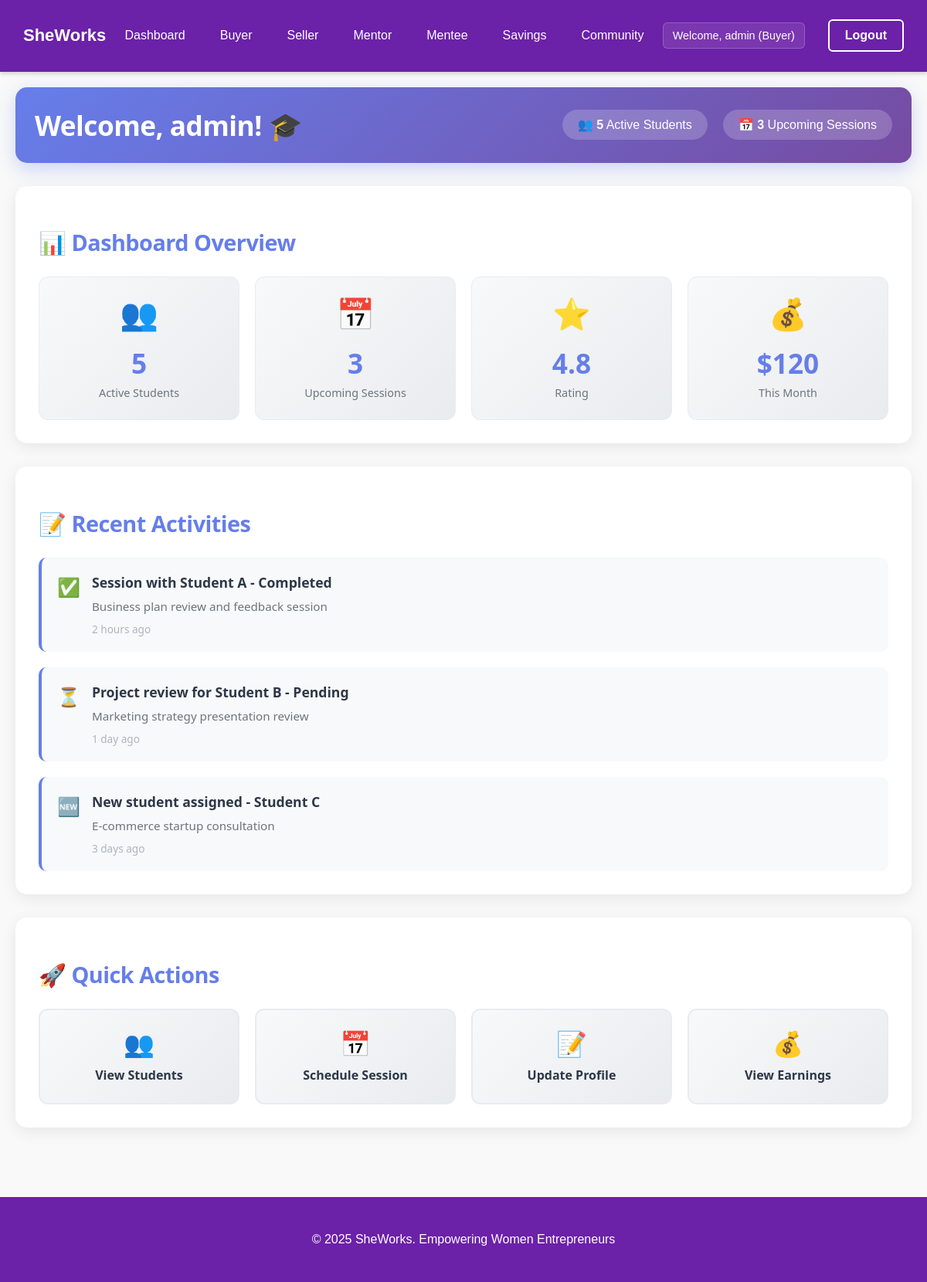
The page /dashboard/mentor/ (signed in) on the database its author committed.
### core/models.py (models this page shows, shortened)
class User(AbstractUser):
    ROLE_CHOICES = [
        ('buyer', 'Buyer'),
        ('seller', 'Seller'),
        ('mentor', 'Mentor'),
        ('mentee', 'Mentee'),
        ('saver', 'Savings Group Member'),
    ]
    email = models.EmailField(unique=True)
    role = models.CharField(max_length=20, choices=ROLE_CHOICES, default='buyer')
    is_seller = models.BooleanField(default=False)
    is_mentor = models.BooleanField(default=False)
    groups = models.ManyToManyField(
        'auth.Group',
        related_name='core_user_set',
        blank=True,
        help_text='The groups this user belongs to.',
        verbose_name='groups',
    )
    user_permissions = models.ManyToManyField(
        'auth.Permission',
        related_name='core_user_permissions_set',
        blank=True,
        help_text='Specific permissions for this user.',
        verbose_name='user permissions',
    )

### core/views.py (the view)
# urls.py: path("dashboard/mentor/", views.mentor_dashboard, name="mentor_dashboard"),
@login_required
def mentor_dashboard(request):
    cart_items_count = 0
    if request.user.is_authenticated:
        cart, _ = Cart.objects.get_or_create(user=request.user)
        cart_items_count = cart.items.count()
    context = {
        'cart_items_count': cart_items_count,
    }
    return render(request, 'dashboards/mentor_dashboard.html', context)

### core/templates/dashboards/mentor_dashboard.html (shortened to what this page needs)
{% extends "base.html" %}
{% load static %}
{% block content %}
<div class="container">
  <header class="dashboard-header">
    <h1>Welcome, {{ request.user.username }}! 🎓</h1>
    <div class="stats-info">
      <span class="stat-item">
        👥 <strong>5</strong> Active Students
      </span>
      <span class="stat-item">
        📅 <strong>3</strong> Upcoming Sessions
      </span>
    </div>
  </header>
  <div class="dashboard-section">
    <h2>📊 Dashboard Overview</h2>
    <div class="stats-grid">
      <div class="stat-card">
        <div class="stat-icon">👥</div>
        <div class="stat-number">5</div>
        <div class="stat-label">Active Students</div>
      </div>
      <div class="stat-card">
        <div class="stat-icon">📅</div>
        <div class="stat-number">3</div>
        <div class="stat-label">Upcoming Sessions</div>
      </div>
      <div class="stat-card">
        <div class="stat-icon">⭐</div>
        <div class="stat-number">4.8</div>
        <div class="stat-label">Rating</div>
      </div>
      <div class="stat-card">
        <div class="stat-icon">💰</div>
        <div class="stat-number">$120</div>
        <div class="stat-label">This Month</div>
      </div>
    </div>
  </div>
  <div class="dashboard-section">
    <h2>📝 Recent Activities</h2>
    <div class="activities-list">
      <div class="activity-item">
        <div class="activity-icon">✅</div>
        <div class="activity-content">
          <h4>Session with Student A - Completed</h4>
          <p>Business plan review and feedback session</p>
          <span class="activity-time">2 hours ago</span>
        </div>
      </div>
      <div class="activity-item">
        <div class="activity-icon">⏳</div>
        <div class="activity-content">
          <h4>Project review for Student B - Pending</h4>
          <p>Marketing strategy presentation review</p>
          <span class="activity-time">1 day ago</span>
        </div>
      </div>
      <div class="activity-item">
        <div class="activity-icon">🆕</div>
        <div class="activity-content">
          <h4>New student assigned - Student C</h4>
          <p>E-commerce startup consultation</p>
          <span class="activity-time">3 days ago</span>
        </div>
      </div>
    </div>
  </div>
  <div class="dashboard-section">
    <h2>🚀 Quick Actions</h2>
    <div class="quick-actions">
      <a href="#" class="action-btn">
        <span class="action-icon">👥</span>
        <span>View Students</span>
      </a>
      <a href="#" class="action-btn">
        <span class="action-icon">📅</span>
        <span>Schedule Session</span>
      </a>
      <a href="#" class="action-btn">
        <span class="action-icon">📝</span>
        <span>Update Profile</span>
      </a>
      <a href="#" class="action-btn">
        <span class="action-icon">💰</span>
        <span>View Earnings</span>
      </a>
    </div>
  </div>
</div>
{% endblock %}

### core/templates/base.html (shortened to what this page needs)
<!DOCTYPE html>
<html lang="en">
<head>
  {% load static %}
  <link rel="stylesheet" href="https://cdnjs.cloudflare.com/ajax/libs/font-awesome/6.0.0/css/all.min.css">
</head>
<body>
  <nav>
    <h1>SheWorks</h1>
    {% if user.is_authenticated %}
      <ul>
        <li><a href="{% url 'dashboard_home' %}" class="nav-link {% if request.path == '/dashboard/' %}active{% endif %}">Dashboard</a></li>
        {% if user.role == 'buyer' or user.is_superuser %}
        <li><a href="{% url 'buyer_dashboard' %}" class="nav-link">Buyer</a></li>
        {% endif %}
        {% if user.role == 'seller' or user.is_superuser %}
        <li><a href="{% url 'seller_dashboard' %}" class="nav-link">Seller</a></li>
        {% endif %}
        {% if user.role == 'mentor' or user.is_superuser %}
        <li><a href="{% url 'mentor_dashboard' %}" class="nav-link">Mentor</a></li>
        {% endif %}
        {% if user.role == 'mentee' or user.is_superuser %}
        <li><a href="{% url 'mentee_dashboard' %}" class="nav-link">Mentee</a></li>
        {% endif %}
        {% if user.role == 'saver' or user.is_superuser %}
        <li><a href="{% url 'savings_home' %}" class="nav-link">Savings</a></li>
        {% endif %}
        <li><a href="{% url 'community' %}" class="nav-link">Community</a></li>
      </ul>
    {% endif %}
    <div class="auth-buttons">
      {% if user.is_authenticated %}
        <span class="user-role">Welcome, {{ user.username }} ({{ user.get_role_display }})</span>
        <a href="{% url 'logout' %}" class="btn btn-secondary">Logout</a>
      {% else %}
        <a href="{% url 'login' %}" class="btn btn-secondary">Login</a>
        <a href="{% url 'signup' %}" class="btn btn-primary">Sign Up</a>
      {% endif %}
    </div>
  </nav>
  <main>
    {% block content %}{% endblock %}
  </main>
  <footer>
    <p>&copy; 2025 SheWorks. Empowering Women Entrepreneurs</p>
  </footer>
</body>
</html>

### core/templates/base.html (style rules this page uses)
html { scroll-behavior: smooth; }
body { font-family: Arial, sans-serif; background: #f9f9f9; margin: 0; padding: 0; color: #333; }
nav { display: flex; justify-content: space-between; align-items: center; padding: 15px 30px; background: #6b21a8; color: white; box-shadow: 0 2px 6px rgba(0,0,0,0.2); }
nav h1 { font-size: 22px; font-weight: bold; }
nav ul { display: flex; list-style: none; gap: 15px; margin: 0; padding: 0; }
.nav-link { color: white; text-decoration: none; padding: 8px 15px; border-radius: 6px; transition: background 0.3s; font-weight: 500; }
.auth-buttons { display: flex; gap: 15px; align-items: center; }
.btn { padding: 10px 20px; border-radius: 6px; text-decoration: none; font-weight: bold; transition: all 0.3s; border: none; cursor: pointer; }
.btn-secondary { background: transparent; color: white; border: 2px solid white; }
.user-role { color: white; font-size: 0.9rem; font-weight: 500; margin-right: 15px; padding: 8px 12px; background: rgba(255, 255, 255, 0.1); border-radius: 6px; border: 1px solid rgba(255, 255, 255, 0.2); }
.container { max-width: 1200px; margin: 0 auto; padding: 20px; }
footer { background: #6b21a8; color: white; text-align: center; padding: 30px; margin-top: 40px; }

### core/templates/dashboards/mentor_dashboard.html (style rules this page uses)
.container { max-width: 1200px; margin: 0 auto; padding: 20px; }
.dashboard-header { display: flex; justify-content: space-between; align-items: center; background: linear-gradient(135deg, #667eea 0%, #764ba2 100%); color: white; padding: 25px; border-radius: 15px; margin-bottom: 30px; box-shadow: 0 8px 25px rgba(102, 126, 234, 0.3); }
.dashboard-header h1 { margin: 0; font-size: 2.2rem; font-family: 'Segoe UI', Tahoma, Geneva, Verdana, sans-serif; font-weight: 700; letter-spacing: -0.5px; }
.stats-info { display: flex; gap: 20px; }
.stat-item { background: rgba(255, 255, 255, 0.2); padding: 10px 20px; border-radius: 25px; font-size: 1rem; backdrop-filter: blur(10px); }
.dashboard-section { background: white; padding: 30px; border-radius: 15px; box-shadow: 0 5px 20px rgba(0, 0, 0, 0.08); margin-bottom: 30px; }
.dashboard-section h2 { color: #667eea; margin-bottom: 25px; font-size: 1.8rem; font-family: 'Segoe UI', Tahoma, Geneva, Verdana, sans-serif; font-weight: 600; letter-spacing: -0.5px; }
.stats-grid { display: grid; grid-template-columns: repeat(auto-fit, minmax(200px, 1fr)); gap: 20px; }
.stat-card { background: linear-gradient(135deg, #f8f9fa 0%, #e9ecef 100%); padding: 25px; border-radius: 12px; text-align: center; border: 1px solid #e9ecef; transition: all 0.3s ease; }
.stat-icon { font-size: 2.5rem; margin-bottom: 15px; }
.stat-number { font-size: 2.2rem; font-weight: bold; color: #667eea; font-family: 'Segoe UI', Tahoma, Geneva, Verdana, sans-serif; margin-bottom: 5px; }
.stat-label { color: #6c757d; font-size: 0.9rem; font-family: 'Segoe UI', Tahoma, Geneva, Verdana, sans-serif; font-weight: 500; }
.activities-list { display: flex; flex-direction: column; gap: 20px; }
.activity-item { display: flex; align-items: flex-start; gap: 15px; padding: 20px; background: #f8f9fa; border-radius: 10px; border-left: 4px solid #667eea; transition: all 0.3s ease; }
.activity-icon { font-size: 1.5rem; margin-top: 5px; }
.activity-content h4 { margin: 0 0 8px 0; color: #2d3748; font-family: 'Segoe UI', Tahoma, Geneva, Verdana, sans-serif; font-weight: 600; font-size: 1.1rem; }
.activity-content p { margin: 0 0 8px 0; color: #6c757d; font-family: 'Segoe UI', Tahoma, Geneva, Verdana, sans-serif; font-size: 0.95rem; line-height: 1.5; }
.activity-time { color: #adb5bd; font-size: 0.85rem; font-family: 'Segoe UI', Tahoma, Geneva, Verdana, sans-serif; }
.quick-actions { display: grid; grid-template-columns: repeat(auto-fit, minmax(200px, 1fr)); gap: 20px; }
.action-btn { display: flex; flex-direction: column; align-items: center; padding: 25px 20px; background: linear-gradient(135deg, #f8f9fa 0%, #e9ecef 100%); border: 2px solid #e9ecef; border-radius: 12px; text-decoration: none; color: #2d3748; transition: all 0.3s ease; text-align: center; }
.action-icon { font-size: 2rem; margin-bottom: 10px; }
.action-btn span:last-child { font-weight: 600; font-family: 'Segoe UI', Tahoma, Geneva, Verdana, sans-serif; font-size: 1rem; }

### rows shown on the page
User: username "admin", role "Buyer", user.username "admin"
